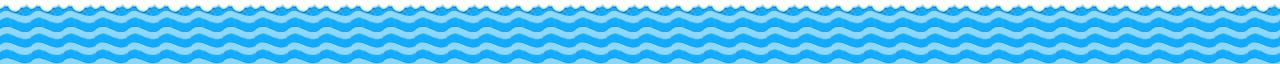

Rendered tile map (Tiled .tmx) drawn with the repository's tilesets; below, a short description and the map source with its tile grids summarised:
An orthogonal 40x2 tile map with 32x32 px tiles, 1 tile layer (Calque de Tile 1).

<map version="1.0" orientation="orthogonal" renderorder="left-up" width="40" height="2" tilewidth="32" tileheight="32">
 <tileset firstgid="1" name="Ice_tiles" tilewidth="32" tileheight="32">
  <image source="../../Tiles/Ice_tiles.png" width="320" height="416" />
 </tileset>
 <layer name="Calque de Tile 1" width="40" height="2">
  <data>[80 cells, 80 non-empty, 2 distinct tile ids]</data>
 </layer>
</map>
